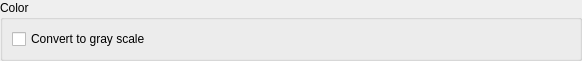
<?xml version="1.0" encoding="UTF-8"?>
<ui version="4.0">
 <class>ColorSettingsWidget</class>
 <widget class="QWidget" name="ColorSettingsWidget">
  <property name="geometry">
   <rect>
    <x>0</x>
    <y>0</y>
    <width>582</width>
    <height>58</height>
   </rect>
  </property>
  <property name="sizePolicy">
   <sizepolicy hsizetype="Minimum" vsizetype="Minimum">
    <horstretch>0</horstretch>
    <verstretch>0</verstretch>
   </sizepolicy>
  </property>
  <property name="windowTitle">
   <string>Form</string>
  </property>
  <layout class="QVBoxLayout" name="verticalLayout">
   <property name="leftMargin">
    <number>0</number>
   </property>
   <property name="topMargin">
    <number>0</number>
   </property>
   <property name="rightMargin">
    <number>0</number>
   </property>
   <property name="bottomMargin">
    <number>0</number>
   </property>
   <item>
    <widget class="QGroupBox" name="groupBox">
     <property name="enabled">
      <bool>true</bool>
     </property>
     <property name="minimumSize">
      <size>
       <width>0</width>
       <height>0</height>
      </size>
     </property>
     <property name="toolTip">
      <string>Subsampling configuration</string>
     </property>
     <property name="title">
      <string>Color</string>
     </property>
     <layout class="QGridLayout" name="gridLayout_3">
      <item row="1" column="0">
       <layout class="QGridLayout" name="gridLayout">
        <item row="0" column="0" colspan="2">
         <widget class="QCheckBox" name="convertToGrayscaleCheckbox">
          <property name="toolTip">
           <string>Convert color images to grayscale</string>
          </property>
          <property name="text">
           <string>Convert to gray scale</string>
          </property>
         </widget>
        </item>
       </layout>
      </item>
     </layout>
    </widget>
   </item>
  </layout>
 </widget>
 <resources/>
 <connections/>
</ui>
